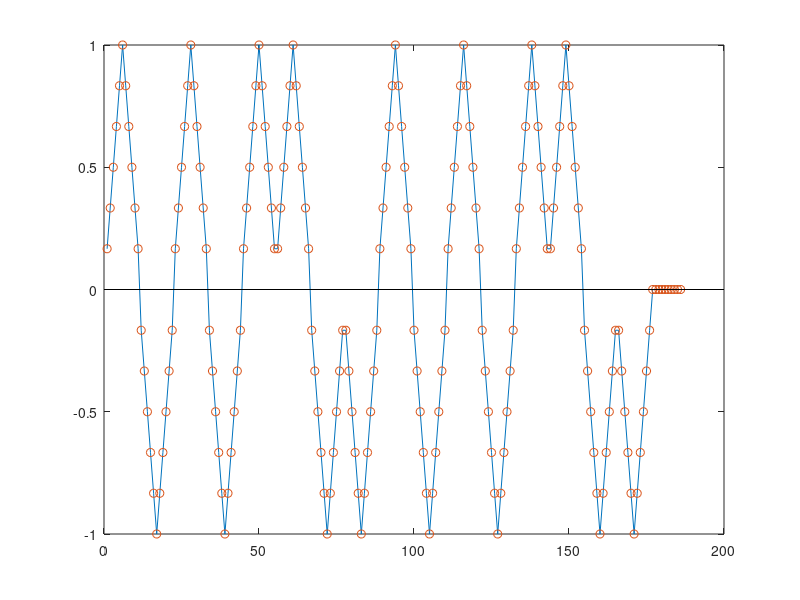

MATLAB code for this plot: (Note: this script raises an error after producing the figure.)
clear all;
close all;
clc 
%%
mp = 11; % muestras por pulso 
pbase = triang(mp); % ejemplo con pulso base triangular de mp muestras
b = [1 0 1 0 1 1 0 0 1 0 1 0 1 1 0 0]; 
s = zeros(1,numel(b)*mp);
s(1:mp:end) = b *2-1;
stem(s)
%%
x = conv(s,pbase);  % Verify dimentions
plot(x) 
hold on 
stem(x,'LineStyle','none') 

%%
%Ejercicio1
%load lena512.mat
%tuve que cargar la imagen manual porque no es soportada en mi version de
%matlab
lena512 = imread('lena.tif');
imshow(uint8(lena512)) 
lenarec=lena512(243:284,309:350); 
imshow(uint8(lenarec)) 

%%
b=de2bi(lenarec,8); 
b=b'; 
bits=b(:);   % Bits vector 
%%
%Image recovery

recuperado = zeros(42,42,'uint32'); %allocate memory
%load and convert values into a matrix
counter = 8; %counter variable
for i = 1 : 42
    for j = 1: 42
        recuperado(j,i) = bi2de(b(counter-7:counter),'right-msb');
        counter = counter +8;
    end
end
imshow(uint8(recuperado)) %recovered image

%%
%Pulse generation

mp = 20;

V_16bit = b(1:16);

%Pulses
%unipolar NRZ
UPNRZ = ones(1,mp);
stem(UPNRZ)
wvtool(UPNRZ) 
%%
%Polar RZ
PRZ= zeros(1,mp); 
for i = 1:mp
    if i <= mp/2
        PRZ(i) = 1;  
    else
        PRZ(i) = 0; 
    end
end
stem(PRZ)
wvtool(PRZ) 

%%
%Manchester
Manchester = zeros(1,mp); 
for i = 1:mp
    if i <= mp/2
        Manchester(i) = 1;  %load 1
    else
        Manchester(i) = -1; %load -1
    end
end
stem(Manchester)
wvtool(Manchester) 




%%
%Signal Generation

V_16bit_polar = zeros(1,numel(V_16bit)*mp);
%V_16bit_polar(1:mp:end) = V_16bit*2-1; 
counter = 0;
for i= 0 : numel(V_16bit)-1
    if V_16bit(i+1) == 0
        value = -1;
    else
        value = 1;
    end
    V_16bit_polar(counter*i+1) = value;
    counter =20;
end

V_16bit_Unipolar = zeros(1,numel(V_16bit)*mp);
V_16bit_Unipolar(1:mp:end) = V_16bit;
%%
Fs = 9600;
%Unipolar NRZ LineCode
Unipolar_NRZ_Sig = conv(UPNRZ ,V_16bit_Unipolar);
plot(Unipolar_NRZ_Sig)
title('Signal on Unipolar NRZ line code');
figure;

pwelch(Unipolar_NRZ_Sig,[],[],[],Fs,'power');  % PSD of Unipolar NRZ
title('Spectral power density');
%%
% Polar NRZ LineCode
Polar_NRZ_Sig = conv(UPNRZ ,V_16bit_polar);
plot(Polar_NRZ_Sig)
title('Signal on Polar NRZ line code');

pwelch(Polar_NRZ_Sig,[],[],[],Fs,'power');  % PSD of Unipolar NRZ
title('Power spectral density');
%%
% Polar RZ LineCode
Polar_RZ_sig = conv(PRZ, V_16bit_polar);
plot(Polar_RZ_sig)
title('Signal on Polar RZ line code');

pwelch(Polar_RZ_sig,[],[],[],Fs,'power');  % PSD of Unipolar NRZ
title('Power spectral density');
%%
% Bipolar NRZ LineCode
Bipolar_NRZ = conv(UPNRZ, V_16bit_polar);
plot(Bipolar_NRZ);
title('Signal on Bipolar NRZ line code');

pwelch(Bipolar_NRZ,[],[],[],Fs,'power');  % PSD of Unipolar NRZ
title('Power spectral density');

%%
% Manchester LineCode
Manchester = conv(Manchester, V_16bit_polar);
plot(Manchester);
title('Signal on manchester line code');

pwelch(Bipolar_NRZ,[],[],[],Fs,'power');  % PSD of Unipolar NRZ
title('Power spectral density');

%%
%Canal comunicacion
fv=   [0 0.2 0.2 1];  % Vector de Frecuencias 
mv= [1 1 0 0];        % Vector de Magnitudes 
fordv=100;             % Orden del Filtro 
f1v = fir2(fordv,fv,mv);  % Coeficientes del Filtro usando FIR2( ) 
fvtool(f1v)               % Herramienta para analizar el Filtro 
%%
%Filter design
%Filtro

%F 0.052
f=[0 0.052 0.052 1];
m=[1 1 0 0];
ford=100;
filter_1 = fir2(ford,f,m);
fvtool(filter_1);

%%
%Frecuencia de corte 0.22
f=[0 0.22 0.22 1];
filter_2=fir2(ford,f,m);
fvtool(filter_2);

%%
%Frecuencia de corte 0.42
f=[0 0.42 0.42 1];
filter_3=fir2(ford,f,m);
fvtool(filter_3);

%%
%Line code filtered

%Unipolar 
Unipolar_f1 = conv(Unipolar_NRZ_Sig,filter_1);
Unipolar_f2 = conv(Unipolar_NRZ_Sig,filter_2);
Unipolar_f3 = conv(Unipolar_NRZ_Sig,filter_3);

plot(Unipolar_f3);
title('Filtered signal Unipolar');

%%
%Line code filtered

%polar 
polar_f1 = conv(Polar_NRZ_Sig,filter_1);
polar_f2 = conv(Polar_NRZ_Sig,filter_2);
polar_f3 = conv(Polar_NRZ_Sig,filter_3);

plot(polar_f3);
title('Filtered signal Polar');
%%
%Line code filtered

%polar RZ

polarz_f1 = conv(Polar_RZ_sig,filter_1);
polarz_f2 = conv(Polar_RZ_sig,filter_2);
polarz_f3 = conv(Polar_RZ_sig,filter_3);
plot(polarz_f3);
title('Filtered signal Polar RZ');
%%
%Line code filtered
%bipolar nRZ

bpolanrz_f1 = conv(Bipolar_NRZ,filter_1);
bpolanrz_f2 = conv(Bipolar_NRZ,filter_2);
bpolanrz_f3 = conv(Bipolar_NRZ,filter_3);
plot(bpolanrz_f3);
title('Filtered signal Biolar NRZ');

%%
%Line code filtered
%Manchester
M_f1 = conv(Manchester,filter_1);
M_f2 = conv(Manchester,filter_2);
M_f3 = conv(Manchester,filter_3);
plot(M_f3);
title('Filtered signal Machester');

%%
%Spectrums
%Unipolar 
tiledlayout(2,2);
nexttile;
pwelch(Unipolar_f1,[],[],[],Fs,'power');
title('Unipolar_f1')
nexttile;
pwelch(Unipolar_f1,[],[],[],Fs,'power');
title('Unipolar_f2')
nexttile([1 2])
pwelch(Unipolar_f1,[],[],[],Fs,'power');
title('Unipolar_f3')

%%
%Spectrums
%polar 
tiledlayout(2,2);
nexttile;
pwelch(polar_f1,[],[],[],Fs,'power');
title('polar_f1')
nexttile;
pwelch(polar_f2,[],[],[],Fs,'power');
title('polar_f2')
nexttile([1 2])
pwelch(polar_f3,[],[],[],Fs,'power');
title('polar_f3')

%%
%Spectrums
%polar RZ
tiledlayout(2,2);
nexttile;
pwelch(polarz_f1,[],[],[],Fs,'power');
title('polarz_f1')
nexttile;
pwelch(polarz_f2,[],[],[],Fs,'power');
title('polarz_f2')
nexttile([1 2])
pwelch(polarz_f3,[],[],[],Fs,'power');
title('polarz_f3')

%%
%Spectrums
%bipolar NRZ
tiledlayout(2,2);
nexttile;
pwelch(bpolanrz_f1,[],[],[],Fs,'power');
title('bpolanrz_f1')
nexttile;
pwelch(bpolanrz_f2,[],[],[],Fs,'power');
title('bpolanrz_f2')
nexttile([1 2])
pwelch(bpolanrz_f3,[],[],[],Fs,'power');
title('bpolanrz_f3')

%%
%Spectrums
%Manchester
tiledlayout(2,2);
nexttile;
pwelch(M_f1,[],[],[],Fs,'power');
title('M_f1')
nexttile;
pwelch(M_f2,[],[],[],Fs,'power');
title('M_f2')
nexttile([1 2])
pwelch(M_f3,[],[],[],Fs,'power');
title('M_f3')

%%
%discrete time graphs
%Unipolar NRZ
delay = 48;
tiledlayout(2,2);
nexttile;
stem(Unipolar_NRZ_Sig(1:(16*mp)));
title('Señal Original');
nexttile;
stem(Unipolar_f1(1:(16*mp + delay)));
title('Señal filtrada 1');
nexttile;
stem(Unipolar_f2(1:(16*mp + delay)));
title('Señal filtrada 2');

nexttile;
stem(Unipolar_f3(1:(16*mp + delay)));
title('Señal filtrada 3');
%%
%Polar NRZ
delay = 48;
tiledlayout(2,2);
nexttile;
stem(Polar_NRZ_Sig(1:(16*mp)));
title('Señal Original');
nexttile;
stem(polar_f1(1:(16*mp + delay)));
title('Señal filtrada 1');
nexttile;
stem(polar_f2(1:(16*mp + delay)));
title('Señal filtrada 2');

nexttile;
stem(polar_f3(1:(16*mp + delay)));
title('Señal filtrada 3');

%%
%Biolar NRZ
delay = 48;
tiledlayout(2,2);
nexttile;
stem(Bipolar_NRZ(1:(16*mp)));
title('Señal Original');
nexttile;
stem(bpolanrz_f1(1:(16*mp + delay)));
title('Señal filtrada 1');
nexttile;
stem(bpolanrz_f2(1:(16*mp + delay)));
title('Señal filtrada 2');

nexttile;
stem(bpolanrz_f3(1:(16*mp + delay)));
title('Señal filtrada 3');


%%
%Polar RZ
delay = 48;
tiledlayout(2,2);
nexttile;
stem(Polar_RZ_sig(1:(16*mp)));
title('Señal Original');
nexttile;
stem(polarz_f1(1:(16*mp + delay)));
title('Señal filtrada 1');
nexttile;
stem(polarz_f1(1:(16*mp + delay)));
title('Señal filtrada 2');

nexttile;
stem(polarz_f1(1:(16*mp + delay)));
title('Señal filtrada 3');
%%
%Manchester
delay = 48;
tiledlayout(2,2);
nexttile;
stem(Manchester(1:(16*mp)));
title('Señal Original');
nexttile;
stem(M_f1(1:(16*mp + delay)));
title('Señal filtrada 1');
nexttile;
stem(M_f2(1:(16*mp + delay)));
title('Señal filtrada 2');
nexttile;
stem(M_f3(1:(16*mp + delay)));
title('Señal filtrada 3');

